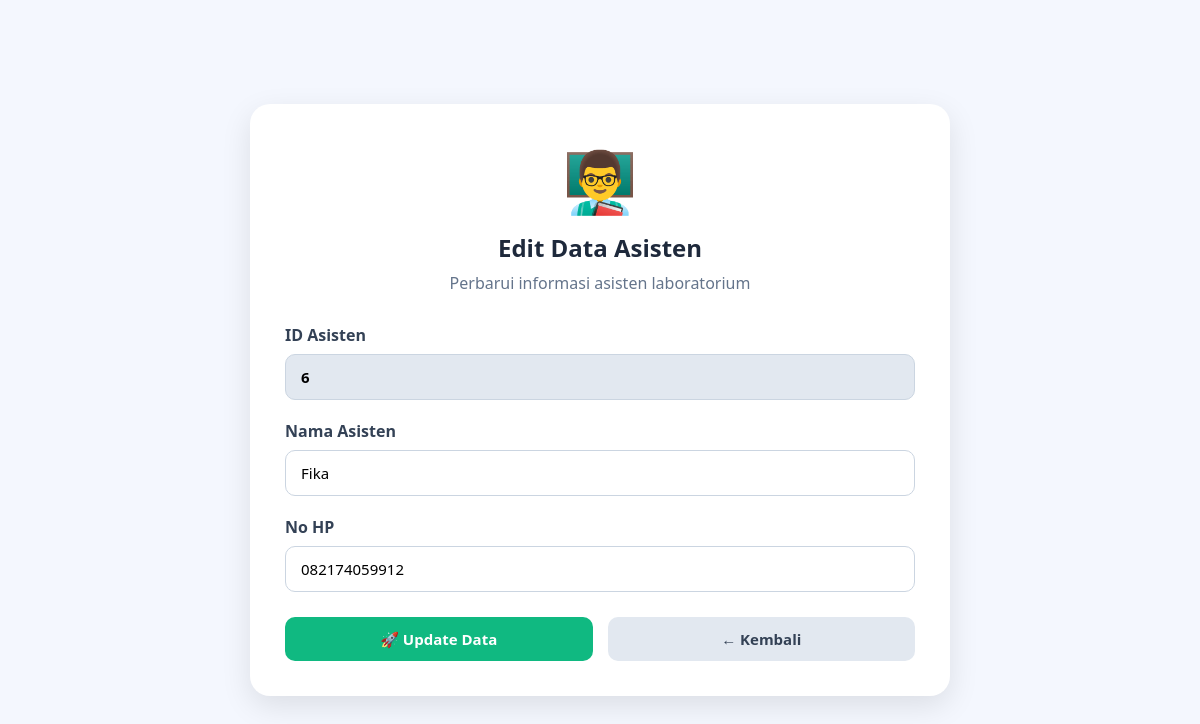
Screenshot of /admin/asisten/edit.php?id=6 with the database file from the repository.
### tables this page shows
CREATE TABLE `asisten_lab` (
  `id_asisten` int NOT NULL,
  `nama_asisten` varchar(100) DEFAULT NULL,
  `no_hp` varchar(13) DEFAULT NULL,
  `id_user` int DEFAULT NULL,
  `kode_asisten` varchar(20) NOT NULL
);

### admin/asisten/edit.php (the view, shortened to what this page needs)
<?php
include "../../config/koneksi.php";
$id = $_GET['id'];
$data = mysqli_query($conn,"
    SELECT * FROM asisten_lab
    WHERE id_asisten='$id'
");
$asisten = mysqli_fetch_assoc($data);
?>
<!DOCTYPE html>
<html lang="id">
<head>
</head>
<body>
<div class="container">
<div class="header">
    <div class="icon">👨‍🏫</div>
    <h2>Edit Data Asisten</h2>
    <p>Perbarui informasi asisten laboratorium</p>
</div>
<form method="POST">
    <div class="form-group">
        <label>ID Asisten</label>
        <input
            type="text"
            value="<?= $asisten['id_asisten']; ?>"
            readonly
        >
    </div>
    <div class="form-group">
        <label>Nama Asisten</label>
        <input
            type="text"
            name="nama_asisten"
            value="<?= $asisten['nama_asisten']; ?>"
            required
        >
    </div>
    <div class="form-group">
        <label>No HP</label>
        <input
            type="text"
            name="no_hp"
            value="<?= $asisten['no_hp']; ?>"
            required
        >
    </div>
    <div class="btn-group">
        <button
            type="submit"
            name="update"
            class="btn btn-update"
        >
            🚀 Update Data
        </button>
        <a
            href="index.php"
            class="btn btn-kembali"
        >
            ← Kembali
        </a>
    </div>
</form>
</div>
</body>
</html>

### admin/asisten/edit.php (style rules this page uses)
* { margin:0; padding:0; box-sizing:border-box; font-family:'Segoe UI',sans-serif; }
body { background:#f4f7fe; min-height:100vh; display:flex; justify-content:center; align-items:center; padding:30px; }
.container { width:100%; max-width:700px; background:white; border-radius:20px; padding:35px; box-shadow:0 10px 30px rgba(0,0,0,.1); }
.header { text-align:center; margin-bottom:30px; }
.icon { font-size:60px; margin-bottom:10px; }
.header h2 { color:#1e293b; margin-bottom:8px; }
.header p { color:#64748b; }
.form-group { margin-bottom:20px; }
label { display:block; margin-bottom:8px; font-weight:600; color:#334155; }
input { width:100%; padding:12px 15px; border:1px solid #cbd5e1; border-radius:10px; outline:none; font-size:15px; transition:.3s; }
input[readonly] { background:#e2e8f0; cursor:not-allowed; font-weight:bold; }
.btn-group { display:flex; gap:15px; margin-top:25px; }
.btn { flex:1; padding:12px; border:none; border-radius:10px; cursor:pointer; font-size:15px; font-weight:bold; text-decoration:none; text-align:center; transition:.3s; }
.btn-update { background:#10b981; color:white; }
.btn-kembali { background:#e2e8f0; color:#334155; }

### rows the page displays
asisten_lab: id_asisten "6", nama_asisten "Fika", no_hp "082174059912"
